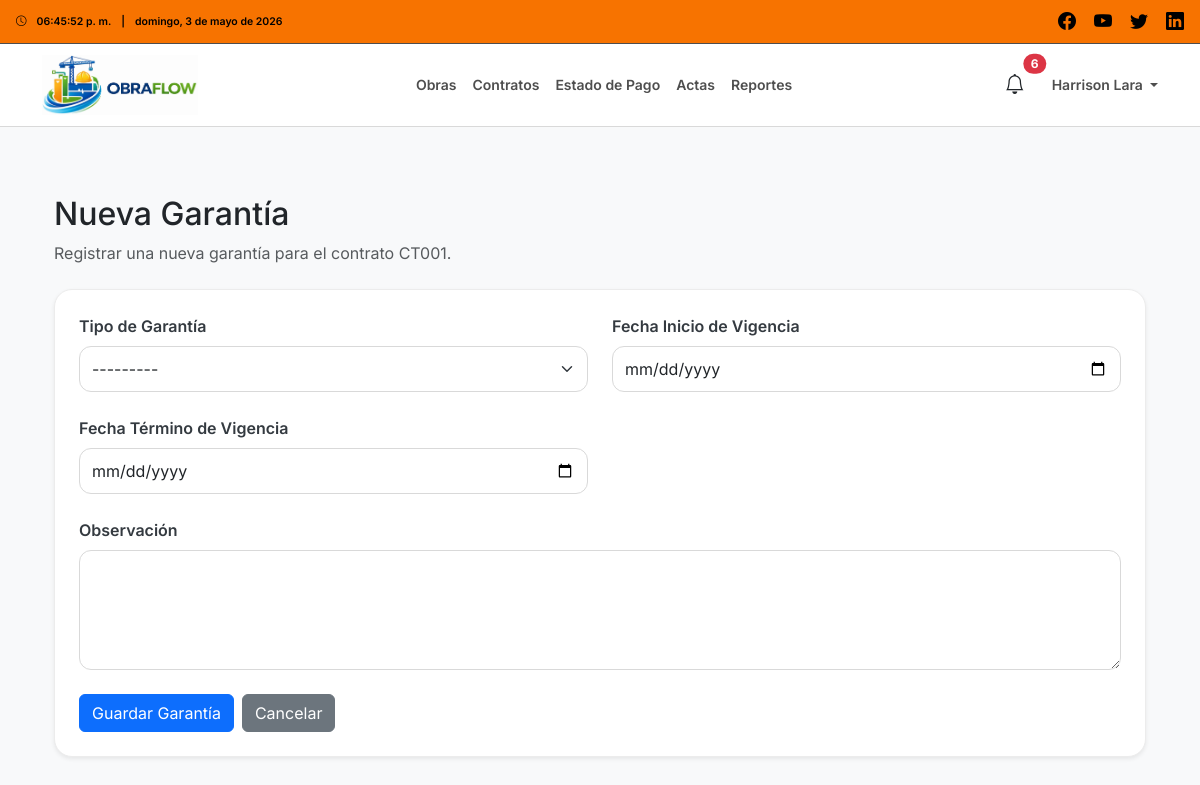
Page /contratos/1/garantias/crear/ (signed in) on the committed database.
### users/models.py (models this page shows, shortened)
class User(AbstractUser):
    class Roles(models.TextChoices):
        ADMIN = 'ADMIN', 'Administrador'
        INSPECTOR = 'INSPECTOR', 'Inspector'
        CONTRATISTA = 'CONTRATISTA', 'Empresa Contratista'
    role = models.CharField(
        max_length=20,
        choices=Roles.choices,
        default=Roles.CONTRATISTA
    )

### contratos/models.py (models this page shows, shortened)
class Contrato(models.Model):
    TIPO_CONTRATO_CHOICES = [
        ('PRIMITIVO', 'Primitivo'),
        ('ADENDUM', 'Adendum'),
    ]
    ESTADO_CHOICES = [
        ('VIGENTE', 'Vigente'),
        ('FINALIZADO', 'Finalizado'),
        ('SUSPENDIDO', 'Suspendido'),
    ]
    obra = models.ForeignKey(
        Obra,
        on_delete=models.CASCADE,
        related_name='contratos'
    )
    numero_contrato = models.CharField(
        max_length=100
    )
    tipo_contrato = models.CharField(
        max_length=20,
        choices=TIPO_CONTRATO_CHOICES,
        default='PRIMITIVO'
    )
    monto = models.DecimalField(
        max_digits=14,
        decimal_places=2
    )
    plazo_dias = models.PositiveIntegerField()
    fecha_inicio = models.DateField()
    fecha_termino = models.DateField()
    estado = models.CharField(
        max_length=20,
        choices=ESTADO_CHOICES,
        default='VIGENTE'
    )
    fecha_creacion = models.DateTimeField(
        auto_now_add=True
    )
    class Meta:
        verbose_name = 'Contrato'
        verbose_name_plural = 'Contratos'
        ordering = ['-fecha_creacion']
        constraints = [
            models.UniqueConstraint(
                fields=['obra', 'numero_contrato'],
                name='unique_numero_contrato_por_obra',
                violation_error_message='Ya existe un contrato con ese número para la obra seleccionada.'
            )
        ]

### core/views.py (the view)
# urls.py: path('contratos/<int:contrato_id>/garantias/crear/', garantia_crear, name='garantia_crear'),
@login_required(login_url='login')
def garantia_crear(request, contrato_id):
    if request.user.role != 'INSPECTOR':
        return HttpResponseForbidden()
    contrato = get_object_or_404(
        Contrato,
        id=contrato_id,
        obra__inspector=request.user
    )
    if request.method == 'POST':
        form = GarantiaForm(request.POST)
        if form.is_valid():
            garantia = form.save(commit=False)
            garantia.contrato = contrato
            garantia.save()
            messages.success(request, 'Garantía creada correctamente.')
            return redirect('contratos_detalle', contrato_id=contrato.id)
    else:
        form = GarantiaForm()
    return render(request, 'garantias/crear.html', {
        'form': form,
        'contrato': contrato
    })

### garantias/forms.py
class GarantiaForm(forms.ModelForm):
    class Meta:
        model = Garantia
        fields = [
            'tipo_garantia',
            'fecha_inicio_vigencia',
            'fecha_termino_vigencia',
            'observacion',
        ]
        widgets = {
            'tipo_garantia': forms.Select(attrs={
                'class': 'form-select'
            }),
            'fecha_inicio_vigencia': forms.DateInput(
                attrs={
                    'class': 'form-control',
                    'type': 'date'
                },
                format='%Y-%m-%d'
            ),
            'fecha_termino_vigencia': forms.DateInput(
                attrs={
                    'class': 'form-control',
                    'type': 'date'
                },
                format='%Y-%m-%d'
            ),
            'observacion': forms.Textarea(attrs={
                'class': 'form-control',
                'rows': 4
            }),
        }
    def __init__(self, *args, **kwargs):
        super().__init__(*args, **kwargs)
        self.fields['fecha_inicio_vigencia'].input_formats = ['%Y-%m-%d']
        self.fields['fecha_termino_vigencia'].input_formats = ['%Y-%m-%d']

### core/context_processors.py (called while the page is built)
def nombre_usuario(usuario):
    if not usuario:
        return ""
    nombre = f"{getattr(usuario, 'first_name', '')} {getattr(usuario, 'last_name', '')}".strip()
    if nombre:
        return nombre
    return getattr(usuario, 'username', '') or ""

### trabajadores/models.py (called while the page is built)
    @property
    def documentos_completos(self):
        return hasattr(self, 'documentos') and all([
            self.documentos.carnet_identidad,
            self.documentos.certificado_antecedentes,
            self.documentos.contrato_trabajo,
        ])

### templates/garantias/crear.html (shortened to what this page needs)
{% extends 'base.html' %}
{% load static %}
{% block content %}
<div class="container mt-4">
    <div class="mb-4">
        <h2>Nueva Garantía</h2>
        <p class="text-muted mb-0">
            Registrar una nueva garantía para el contrato {{ contrato.numero_contrato }}.
        </p>
    </div>
    <div class="card shadow-sm obra-form-card">
        <div class="card-body p-4">
            <form method="POST"
                  class="form-confirmacion-modal"
                  data-modal-titulo="Registrar nueva garantía"
                  data-modal-mensaje="¿Estás seguro de registrar esta nueva garantía?">
                <div class="row g-4">
                    <div class="col-md-6">
                        <label class="form-label obra-form-label" for="{{ form.tipo_garantia.id_for_label }}">
                            Tipo de Garantía
                        </label>
                        {{ form.tipo_garantia }}
                    </div>
                    <div class="col-md-6">
                        <label class="form-label obra-form-label" for="{{ form.fecha_inicio_vigencia.id_for_label }}">
                            Fecha Inicio de Vigencia
                        </label>
                        {{ form.fecha_inicio_vigencia }}
                    </div>
                    <div class="col-md-6">
                        <label class="form-label obra-form-label" for="{{ form.fecha_termino_vigencia.id_for_label }}">
                            Fecha Término de Vigencia
                        </label>
                        {{ form.fecha_termino_vigencia }}
                    </div>
                    <div class="col-12">
                        <label class="form-label obra-form-label" for="{{ form.observacion.id_for_label }}">
                            Observación
                        </label>
                        {{ form.observacion }}
                    </div>
                </div>
                <div class="mt-4 d-flex gap-2 flex-wrap">
                    <button type="submit" class="btn btn-primary">Guardar Garantía</button>
                    <a href="{% url 'contratos_detalle' contrato.id %}" class="btn btn-secondary">Cancelar</a>
                </div>
            </form>
        </div>
    </div>
</div>
{% endblock %}

### templates/partials/navbar_inspector.html (shortened to what this page needs)
{% load static %}
<div class="top-bar-inspector d-flex justify-content-between align-items-center px-3">
    <div class="hora-info d-flex align-items-center flex-nowrap small">
        <i class="bi bi-clock me-2"></i>
        <span id="topbarClockInspector" class="me-2">--:--:--</span>
        <span class="me-2">|</span>
        <span id="topbarDateInspector" class="text-truncate">--</span>
    </div>
    <div class="social-icons">
        <a href="#"><i class="bi bi-facebook"></i></a>
        <a href="#"><i class="bi bi-youtube"></i></a>
        <a href="#"><i class="bi bi-twitter"></i></a>
        <a href="#"><i class="bi bi-linkedin"></i></a>
    </div>
</div>
<nav class="navbar navbar-expand-lg navbar-light navbar-inspector">
    <div class="container">
        <a class="navbar-brand d-flex align-items-center" href="{% url 'dashboard_inspector' %}">
            <img src="{% static 'images/logo_navbar.jpeg' %}" alt="OBRAFLOW" class="logo">
        </a>
        <div class="collapse navbar-collapse" id="navbarNavInspector">
            <ul class="navbar-nav mx-auto">
                <li class="nav-item"><a class="nav-link" href="{% url 'obras' %}">Obras</a></li>
                <li class="nav-item"><a class="nav-link" href="{% url 'contratos' %}">Contratos</a></li>
                <li class="nav-item"><a class="nav-link" href="{% url 'edp' %}">Estado de Pago</a></li>
                <li class="nav-item"><a class="nav-link" href="{% url 'actas' %}">Actas</a></li>
                <li class="nav-item"><a class="nav-link" href="{% url 'reportes_index' %}">Reportes</a></li>
            </ul>
            <div class="nav-icons d-flex align-items-center gap-3">
                <button class="btn btn-link nav-alert-btn position-relative"
                        type="button"
                        data-bs-toggle="offcanvas"
                        data-bs-target="#offcanvasAlertasInspector">
                    <i class="bi bi-bell fs-5"></i>
                    {% if nav_total_alertas > 0 %}
                    <span class="position-absolute top-0 start-100 translate-middle badge rounded-pill bg-danger">
                        {{ nav_total_alertas }}
                    </span>
                    {% endif %}
                </button>
                <div class="dropdown">
                    <a class="nav-link dropdown-toggle"
                       href="#"
                       role="button"
                       data-bs-toggle="dropdown"
                       aria-expanded="false">
                        {% if request.user.first_name %}
                            {{ request.user.first_name }} {{ request.user.last_name }}
                        {% else %}
                            {{ request.user.username }}
                        {% endif %}
                    </a>
                </div>
            </div>
        </div>
    </div>
</nav>

### static/css/styles.css (style rules this page uses)
body { font-family: 'Inter', sans-serif; background-color: #f8f9fa; margin: 0; padding: 0; }
.top-bar-inspector { background-color: #f77300; color: black; font-size: 12px; font-weight: 600; padding: 8px 15px; }
.top-bar-inspector .hora-info, .top-bar-empresa .hora-info { display: flex; align-items: center; gap: 2px; }
.top-bar-inspector .social-icons a, .top-bar-empresa .social-icons a { color: black; font-size: 18px; margin-left: 15px; text-decoration: none; transition: color 0.2s ease-in-out; }
.navbar-inspector { background-color: #ffffff; border-top: 1px solid #4e4e4e; border-bottom: 1px solid #d9d9d9; min-height: 70px; padding-top: 6px; padding-bottom: 6px; }
.logo { height: 100%; max-height: 60px; width: auto; object-fit: contain; display: block; }
.navbar-inspector .nav-link { color: #4e4e4e; font-weight: 600; font-size: 14px; transition: color 0.2s ease-in-out; white-space: nowrap; }
.nav-icons { display: flex; align-items: center; gap: 20px; }
.obra-form-card { border: 1px solid #ececec; border-radius: 18px; }
.obra-form-label { font-weight: 600; color: #343a40; margin-bottom: 8px; }
.obra-form-card input, .obra-form-card select, .obra-form-card textarea { border-radius: 12px; border: 1px solid #d9d9d9; min-height: 46px; box-shadow: none; }
.obra-form-card textarea { min-height: 120px; resize: vertical; }
.obra-form-card input, .obra-form-card select { border-radius: 12px; border: 1px solid #d9d9d9; min-height: 46px; box-shadow: none; }
.nav-alert-btn { color: #212529; text-decoration: none; padding: 6px 10px; }

### rows in the picture
User: user.first_name "Harrison", user.last_name "Lara"
Contrato: numero_contrato "CT001"

### other values in the picture
{{ nav_total_alertas }} "6"
